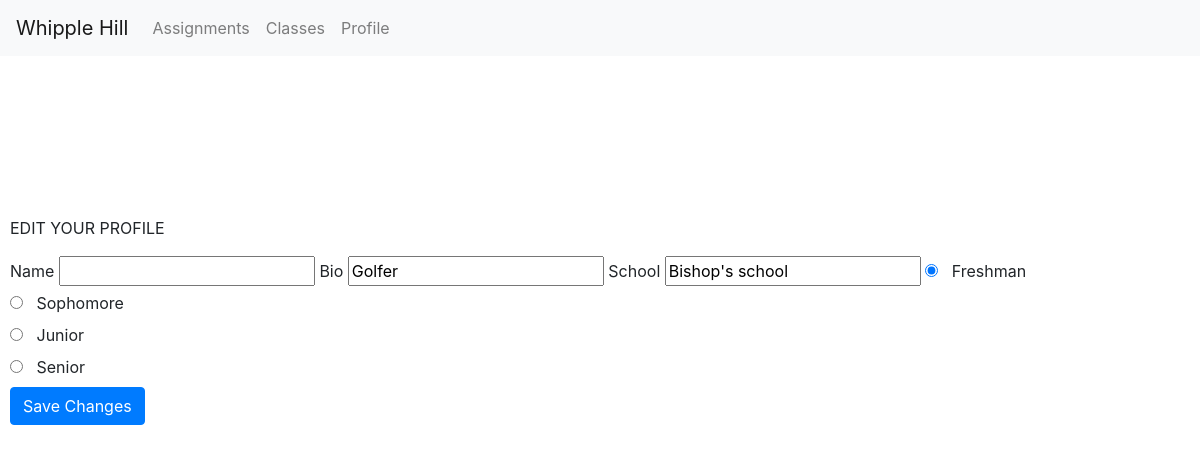
/profile/sophia/edit (signed in), run on an earlier commit of the app's database.
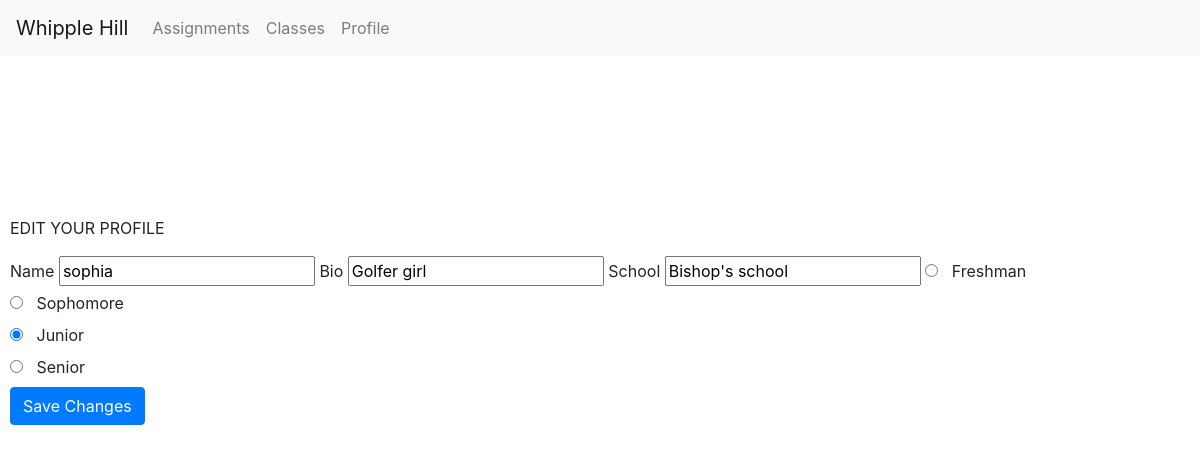
And on a later commit of the database.
### assignments/models.py (models this page shows)
class StudentProfile(models.Model):
    user = models.OneToOneField(
    User,
    on_delete=models.CASCADE,
    primary_key=True
    )
    name = models.TextField(default="", blank=True)
    bio = models.TextField(default="", blank=True)
    school= models.TextField(default="", blank=True)
    FRESHMAN = 'FR'
    SOPHOMORE = 'SO'
    JUNIOR = 'JR'
    SENIOR = 'SR'
    GRADE_CHOICES = [
        (FRESHMAN, 'Freshman'),
        (SOPHOMORE, 'Sophomore'),
        (JUNIOR, 'Junior'),
        (SENIOR, 'Senior'),
    ]
    year_in_school = models.CharField(max_length=2,choices=GRADE_CHOICES,default=FRESHMAN,)

### assignments/views.py (the view, shortened to what this page needs)
# urls.py: path('profile/<username>/edit',views.EditView.as_view(),name='edit'),
class EditView(View):
    def get(self, request, username):
        user = User.objects.get(username = username)
        profile = StudentProfile.objects.get(user=user)
        context={'profile': profile,
        'user': user,
        'authenticated': request.user
        }
        return render(request, 'assignments/editprofile.html', context)

### assignments/templates/assignments/editprofile.html (shortened to what this page needs)
<!DOCTYPE html>
<html>
<html>
<html lang = "en">
<head>
  <link rel="stylesheet" href="https://maxcdn.bootstrapcdn.com/bootstrap/4.5.2/css/bootstrap.min.css">
  <link rel="stylesheet" href = "style.css">
</head>
  <nav class="navbar navbar-expand-sm bg-light navbar-light fixed-top">
    <a class="navbar-brand" href="{% url 'index' %}">
      Whipple Hill
    </a>
    <div class="collapse navbar-collapse" id="collapsibleNavbar">
      <ul class="navbar-nav">
      {% if user.is_authenticated %}
        <li class="nav-item">
          <a class="nav-link" href="{% url 'assignments' user.username %}">
            Assignments
          </a>
        </li>
        <li class="nav-item">
            <a class="nav-link" href="{% url 'classes' user.username %}">
              Classes
            </a>
        </li>
        <li class="nav-item">
            <a class="nav-link" href= "{% url 'profile' user.username %}">
              Profile
            </a>
        </li>
      {% endif %}
      </ul>
    </div>
  </nav>
  <br></br>
  <br></br>
  <body>
    <p> EDIT YOUR PROFILE </p>
  {% if authenticated == user %}
    <form method='POST' action='{% url "profile" user.username %}'
      <label> Name </label>
      <input type = "Textbox" name = "profileName" value='{{profile.name}}'/>
      <label> Bio </label>
      <input type = "Textbox" name = "profileBio" value='{{profile.bio}}'/>
      <label> School </label>
      <input type = "Textbox" name = "profileSchool" value='{{profile.school}}'/>
      {% if profile.year_in_school == "freshman" %}
        <input type="radio" id="freshman" name="profileGrade" value = "freshman" checked>
         <label for="freshman">Freshman</label><br>
      {% else %}
        <input type="radio" id="freshman" name="profileGrade" value = "freshman">
        <label for="freshman">Freshman</label><br>
      {% endif %}
      {% if profile.year_in_school == "sophomore" %}
        <input type="radio" id="sophomore" name="profileGrade" value = "sophomore" checked>
        <label for="sophomore">Sophomore</label><br>
      {% else %}
        <input type="radio" id="sophomore" name="profileGrade" value = "sophomore">
         <label for="sophomore">Sophomore</label><br>
      {% endif %}
      {% if profile.year_in_school == "junior" %}
      <input type="radio" id="junior" name="profileGrade" value = "junior" checked>
      <label for="junior">Junior</label><br>
      {% else %}
        <input type="radio" id="junior" name="profileGrade" value = "junior" >
        <label for="junior">Junior</label><br>
      {% endif %}
      {% if profile.year_in_school == "senior" %}
        <input type="radio" id="senior" name="profileGrade" value = "senior" checked>
        <label for="junior">Senior</label><br>
      {% else %}
        <input type="radio" id="senior" name="profileGrade" value = "senior">
         <label for="junior">Senior</label><br>
      {% endif %}
      <button type = "submit"  class = "btn btn-primary"> Save Changes </button>
    </form>
  {% else %}
    <p> You do not have permission to edit this user's profile.</p>
  {% endif %}
  </body>
</html>

What changed in the data, as far as the page shows it:
changed StudentProfile "Bishop's school": profileName (not shown) → "sophia"; profileBio "Golfer" → "Golfer girl"; year_in_school "freshman" → "junior" (drawn)
Also different on the page:
form field profileGrade: (not shown) → "☐ Freshman"
form field profileGrade: (not shown) → "☑ Junior"
form field profileGrade: "☑ Freshman" → (not shown)
form field profileGrade: "☐ Junior" → (not shown)
